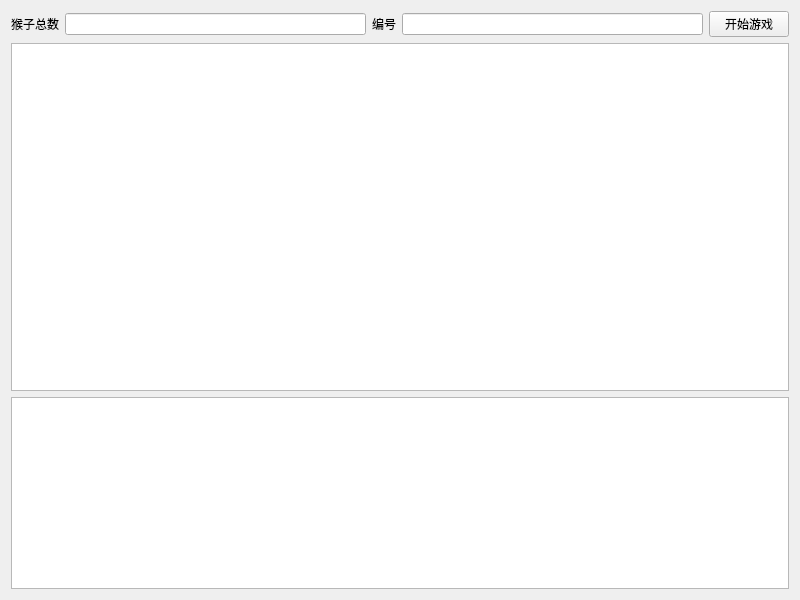
<?xml version="1.0" encoding="UTF-8"?>
<ui version="4.0">
 <class>TextFinder</class>
 <widget class="QWidget" name="TextFinder">
  <property name="geometry">
   <rect>
    <x>0</x>
    <y>0</y>
    <width>800</width>
    <height>600</height>
   </rect>
  </property>
  <property name="windowTitle">
   <string>TextFinder</string>
  </property>
  <layout class="QVBoxLayout" name="verticalLayout">
   <item>
    <layout class="QHBoxLayout" name="horizontalLayout">
     <item>
      <widget class="QLabel" name="keyWord">
       <property name="text">
        <string>猴子总数</string>
       </property>
      </widget>
     </item>
     <item>
      <widget class="QLineEdit" name="lineEdit"/>
     </item>
     <item>
      <widget class="QLabel" name="label">
       <property name="text">
        <string>编号</string>
       </property>
      </widget>
     </item>
     <item>
      <widget class="QLineEdit" name="lineEdit_2"/>
     </item>
     <item>
      <widget class="QPushButton" name="findButton">
       <property name="text">
        <string>开始游戏</string>
       </property>
      </widget>
     </item>
    </layout>
   </item>
   <item>
    <widget class="QTextEdit" name="textEdit"/>
   </item>
   <item alignment="Qt::AlignBottom">
    <widget class="QTextEdit" name="textEdit_2"/>
   </item>
  </layout>
 </widget>
 <resources/>
 <connections/>
</ui>
